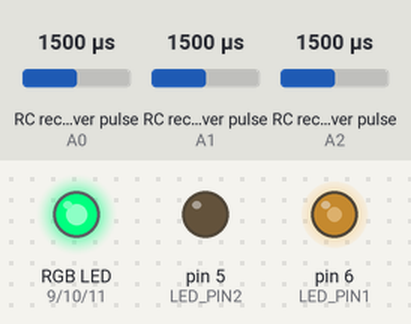
Bench run of a program on a simulated Arduino Uno, built with avr-gcc and run on an emulated ATmega328P. On the bench: an RGB LED mixed from three pins (HIGH = lit), output pins drawn as LEDs (lit = HIGH). Wiring (inferred from the names in the program): 3 × RC receiver channel: data A0 / data A1 / data A2. The test bench sets the inputs (shaded band); at power-on: RC receiver pulse (sensors on A1, A2, A0) 1500 µs. What the program prints to the serial monitor is not drawn.

Above: at 1.27 s.
1.3 s: RC receiver pulse (sensor on A1) set to 1980 µs
4.3 s: RC receiver pulse (sensor on A2) set to 1020 µs
At 5.4 s:
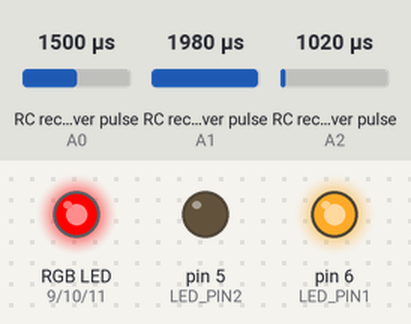
5.8 s: RC receiver pulse (sensor on A0) set to 1980 µs
At 6.4 s:
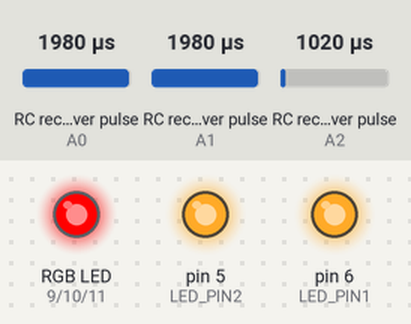
7.3 s: RC receiver pulse (sensor on A1) set to 1020 µs
At 8.5 s:
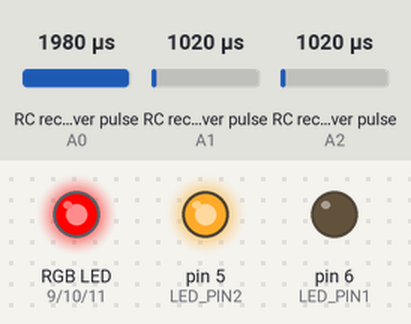
8.8 s: RC receiver pulse (sensor on A2) set to 1250 µs
At 9.66 s:
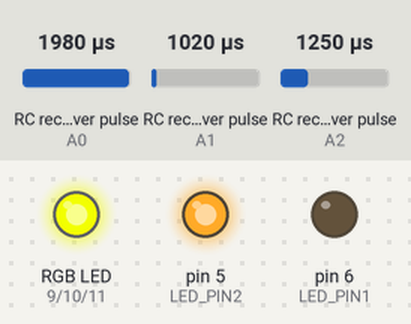
11.8 s: RC receiver pulse (sensor on A0) set to 1814 µs
14.8 s: RC receiver pulse (sensor on A0) set to 1804 µs
Timing chart, 0 to 18.8 s (numbered marks = the images above; inputs shaded):
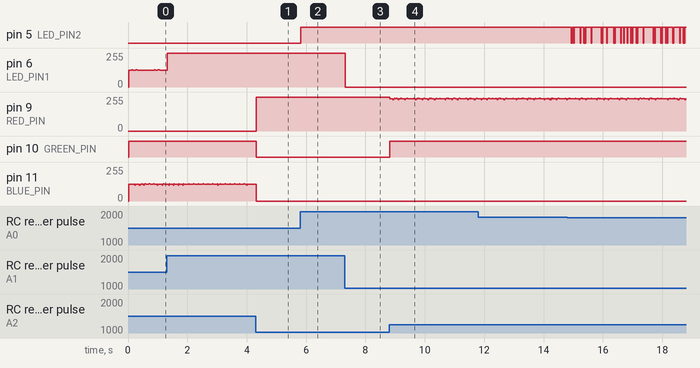

Measured:
- after the input at 4.3 s, pin 9 (RED_PIN): 0/255 → 255/255 at once; pin 10 (GREEN_PIN): HIGH → LOW at once
- after the input at 5.8 s, pin 5 (LED_PIN2): LOW → HIGH at once
- after the input at 7.3 s, pin 6 (LED_PIN1): 255/255 → 0/255 at once
- after the input at 8.8 s, pin 10 (GREEN_PIN): LOW → HIGH at once

The program:

main.cpp
```cpp
#include <Arduino.h>
#include "PinChangeInterrupt.h"  // 핀 레벨 인터럽트를 통한 PWM 신호 수신을 위한 라이브러리

//─────────────────────────────────────────────────────────────
// 핀 설정: 출력용 LED 핀 및 입력용 PWM 채널 핀
//─────────────────────────────────────────────────────────────
constexpr uint8_t RED_PIN     = 9;    // RGB LED - 빨강 채널 (PWM)
constexpr uint8_t GREEN_PIN   = 10;   // RGB LED - 초록 채널 (PWM)
constexpr uint8_t BLUE_PIN    = 11;   // RGB LED - 파랑 채널 (PWM)
constexpr uint8_t LED_PIN1    = 6;    // 단색 LED (밝기 제어용, PWM)
constexpr uint8_t LED_PIN2    = 5;    // 단색 LED (ON/OFF 제어용, 디지털)

// RC 수신기의 각 채널에 연결된 아날로그 핀 (PWM 입력용)
constexpr uint8_t CH9_PIN     = A0;   // 채널 9: LED2 ON/OFF 제어
constexpr uint8_t CH3_PIN     = A1;   // 채널 3: LED1 밝기 제어
constexpr uint8_t CH1_PIN     = A2;   // 채널 1: RGB 색상 제어

//─────────────────────────────────────────────────────────────
// PWM 기준값 정의: RC 수신기로부터 수신되는 PWM 신호 범위
//─────────────────────────────────────────────────────────────
constexpr uint16_t PWM_MIN       = 1000;                 // PWM 신호 최소값 (us)
constexpr uint16_t PWM_MAX       = 2000;                 // PWM 신호 최대값 (us)
constexpr uint16_t PWM_NEUTRAL   = (PWM_MIN + PWM_MAX) / 2;
constexpr uint16_t PWM_RANGE     = PWM_MAX - PWM_MIN;    // 전체 PWM 범위 = 1000us

// RGB 색상 제어를 위한 세 구간 분할
constexpr uint16_t COLOR_SECTION = PWM_RANGE / 3;
constexpr uint16_t RED_MAX       = PWM_MIN + COLOR_SECTION;           // RED 구간 상한
constexpr uint16_t GREEN_MIN     = RED_MAX + 1;                        // GREEN 구간 하한
constexpr uint16_t GREEN_MAX     = GREEN_MIN + COLOR_SECTION;
constexpr uint16_t BLUE_MIN      = GREEN_MAX + 1;                      // BLUE 구간 하한

// ON/OFF 동작을 위한 상위 20% 기준
constexpr uint16_t ON_THRESHOLD  = PWM_MAX - (PWM_RANGE / 5);          // PWM 1800 이상이면 ON

// 채널 3 조이스틱 값 범위 (수동 측정 기반)
constexpr uint16_t PWM_CENTER = 1500;               // 중립값
constexpr uint16_t PWM_SPREAD = 432;                // ±범위
constexpr uint16_t CH3_PWM_INPUT_MIN = PWM_CENTER - PWM_SPREAD;  // 최소 입력값 (1068)
constexpr uint16_t CH3_PWM_INPUT_MAX = PWM_CENTER + PWM_SPREAD;  // 최대 입력값 (1932)

//─────────────────────────────────────────────────────────────
// RC 채널 상태 구조체 정의: PWM 측정 및 상태 갱신용
//─────────────────────────────────────────────────────────────
struct RCChannel {
  volatile uint16_t pulse_width;      // 수신된 PWM 펄스 폭 (us)
  volatile unsigned long start_time;  // HIGH 상태가 시작된 시간
  volatile bool updated;              // 새로운 신호가 들어왔는지 여부

  RCChannel(uint16_t init = PWM_MIN)
    : pulse_width(init), start_time(0), updated(false) {}
};

// 각 채널 상태 인스턴스 생성
RCChannel ch9(PWM_MIN), ch3(PWM_NEUTRAL), ch1(PWM_NEUTRAL);

//─────────────────────────────────────────────────────────────
// PWM 신호의 펄스 폭 측정 인터럽트 핸들러 공통 함수
//─────────────────────────────────────────────────────────────
void handle_pwm_change(RCChannel &ch, uint8_t pin) {
  if (digitalRead(pin) == HIGH) {
    ch.start_time = micros();  // HIGH 신호 시작 시각 저장
  } else if (ch.start_time && !ch.updated) {
    ch.pulse_width = micros() - ch.start_time;  // HIGH 지속 시간 계산 (펄스 폭)
    ch.start_time = 0;
    ch.updated = true;  // 새로운 PWM 값이 갱신되었음을 표시
  }
}

// 각 채널에 대한 인터럽트 핸들러 등록
void isr_ch9() { handle_pwm_change(ch9, CH9_PIN); }
void isr_ch3() { handle_pwm_change(ch3, CH3_PIN); }
void isr_ch1() { handle_pwm_change(ch1, CH1_PIN); }

//─────────────────────────────────────────────────────────────
// LED 상태 변수
//─────────────────────────────────────────────────────────────
bool led2_on = false;          // LED2 ON/OFF 상태 저장
int led1_brightness = 0;       // LED1 밝기 (0~255)
int red_val = 0, green_val = 0, blue_val = 0;  // RGB LED 각 색상값

//─────────────────────────────────────────────────────────────
// 채널 9 → LED2 ON/OFF 제어 함수
//─────────────────────────────────────────────────────────────
void update_led2_onoff() {
  if (ch9.updated) {
    ch9.updated = false;
    led2_on = (ch9.pulse_width > ON_THRESHOLD);  // 기준 초과 시 ON
  }
  digitalWrite(LED_PIN2, led2_on ? HIGH : LOW);  // 디지털 출력
}

//─────────────────────────────────────────────────────────────
// 채널 3 → LED1 밝기 제어 함수 (PWM 기반)
//─────────────────────────────────────────────────────────────
void update_led1_brightness() {
  if (ch3.updated) {
    ch3.updated = false;

    // 조이스틱이 최하단으로 내려갔을 경우 → LED OFF
    if (ch3.pulse_width <= CH3_PWM_INPUT_MIN) {
      led1_brightness = 0;
    } else {
      // PWM 신호를 0~255로 선형 매핑
      led1_brightness = map(ch3.pulse_width,
                            CH3_PWM_INPUT_MIN + 1,
                            CH3_PWM_INPUT_MAX,
                            0, 255);
      // 안전한 범위 제한
      led1_brightness = constrain(led1_brightness, 0, 255);
    }
  }

  analogWrite(LED_PIN1, led1_brightness);  // PWM 출력
}

//─────────────────────────────────────────────────────────────
// 채널 1 → RGB 색상 변경 함수 (PWM 기반 색상 선택)
//─────────────────────────────────────────────────────────────
// HSV → RGB 변환 함수
void hsv_to_rgb(float h, float s, float v, int &r, int &g, int &b) {
  float c = v * s;
  float x = c * (1 - abs(fmod(h / 60.0, 2) - 1));
  float m = v - c;

  float r_, g_, b_;

  if (h < 60)       { r_ = c; g_ = x; b_ = 0; }
  else if (h < 120) { r_ = x; g_ = c; b_ = 0; }
  else if (h < 180) { r_ = 0; g_ = c; b_ = x; }
  else if (h < 240) { r_ = 0; g_ = x; b_ = c; }
  else if (h < 300) { r_ = x; g_ = 0; b_ = c; }
  else              { r_ = c; g_ = 0; b_ = x; }

  r = (r_ + m) * 255;
  g = (g_ + m) * 255;
  b = (b_ + m) * 255;
}

// 채널 1 → 무지개 색상 매핑
void update_rgb_color() {
  if (!ch1.updated) return;
  ch1.updated = false;

  uint16_t pwm = constrain(ch1.pulse_width, CH3_PWM_INPUT_MIN, CH3_PWM_INPUT_MAX);

  // 1068~1932 → Hue 0~300도 (Red → Purple)
  float hue = map(pwm, CH3_PWM_INPUT_MIN, CH3_PWM_INPUT_MAX, 0, 300);  // HSV Hue: 0~300
  float sat = 1.0;    // 채도 100%
  float val = 1.0;    // 명도 100%

  hsv_to_rgb(hue, sat, val, red_val, green_val, blue_val);

  analogWrite(RED_PIN,   constrain(red_val, 0, 255));
  analogWrite(GREEN_PIN, constrain(green_val, 0, 255));
  analogWrite(BLUE_PIN,  constrain(blue_val, 0, 255));
}

//─────────────────────────────────────────────────────────────
// 시리얼 모니터용 디버그 출력 함수
//─────────────────────────────────────────────────────────────
void print_debug_info() {
  static unsigned long last_print = 0;
  const unsigned long interval = 1000;  // 출력 주기 1초

  if (millis() - last_print >= interval) {
    last_print = millis();
    Serial.print("CH9: "); Serial.print(ch9.pulse_width);
    Serial.print(" | CH3: "); Serial.print(ch3.pulse_width);
    Serial.print(" | CH1: "); Serial.println(ch1.pulse_width);
  }
}

//─────────────────────────────────────────────────────────────
// 핀 모드 설정 및 인터럽트 등록
//─────────────────────────────────────────────────────────────
void initialize_pins() {
  // 출력 핀 초기화
  pinMode(RED_PIN, OUTPUT);
  pinMode(GREEN_PIN, OUTPUT);
  pinMode(BLUE_PIN, OUTPUT);
  pinMode(LED_PIN1, OUTPUT);
  pinMode(LED_PIN2, OUTPUT);

  // 입력 핀 초기화 (내부 풀업)
  pinMode(CH9_PIN, INPUT_PULLUP);
  pinMode(CH3_PIN, INPUT_PULLUP);
  pinMode(CH1_PIN, INPUT_PULLUP);

  // 핀 변화 인터럽트 등록
  attachPCINT(digitalPinToPCINT(CH9_PIN), isr_ch9, CHANGE);
  attachPCINT(digitalPinToPCINT(CH3_PIN), isr_ch3, CHANGE);
  attachPCINT(digitalPinToPCINT(CH1_PIN), isr_ch1, CHANGE);
}

//─────────────────────────────────────────────────────────────
// 아두이노 메인 실행 진입점
//─────────────────────────────────────────────────────────────
void setup() {
  Serial.begin(9600);          // 시리얼 디버깅용 초기화
  initialize_pins();           // 핀 초기화 및 인터럽트 등록
  Serial.println("⟪ RC PWM LED Controller Initialized ⟫");
}

//─────────────────────────────────────────────────────────────
// 반복 루프: 각 채널 상태를 체크하고 LED 상태 갱신
//─────────────────────────────────────────────────────────────
void loop() {
  print_debug_info();          // PWM 값 출력 (1초 주기)
  update_led2_onoff();         // CH9: ON/OFF 스위치
  update_led1_brightness();    // CH3: 밝기 조절
  update_rgb_color();          // CH1: 색상 조절
}
```
